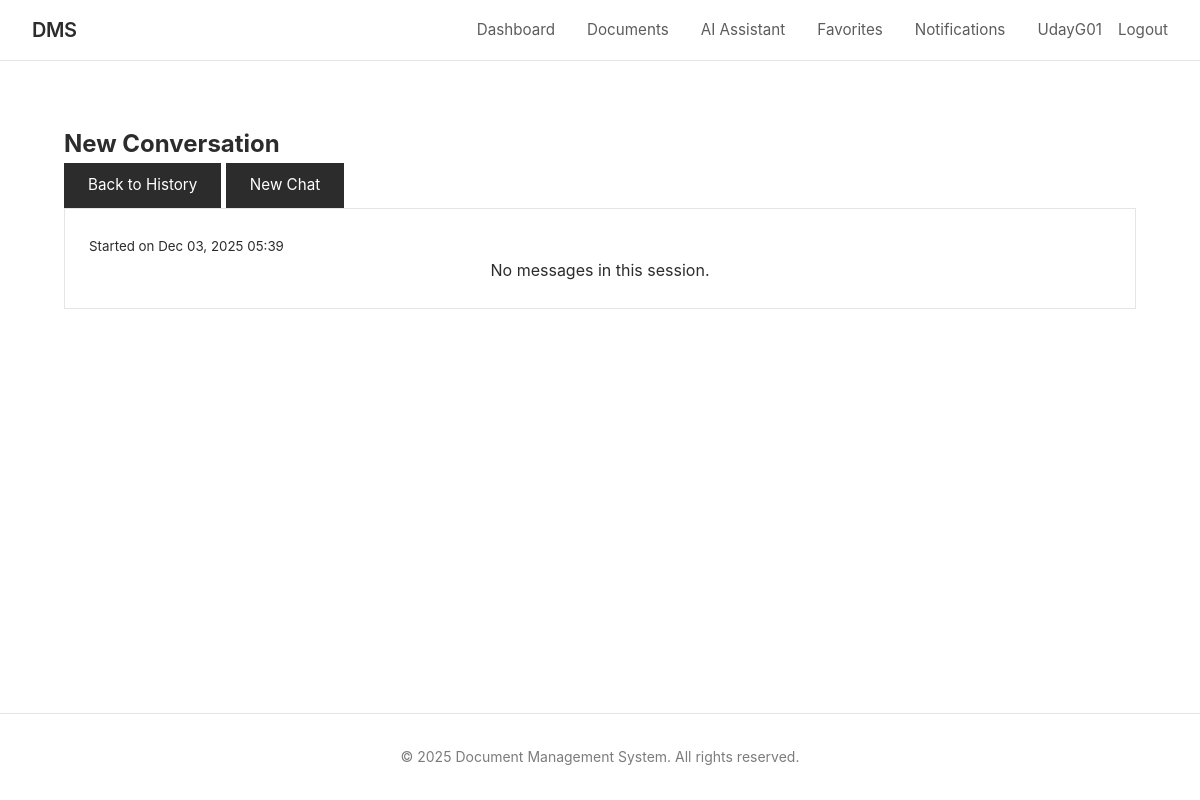
Page /chatbot/session/1/ (signed in) on the earlier database version.
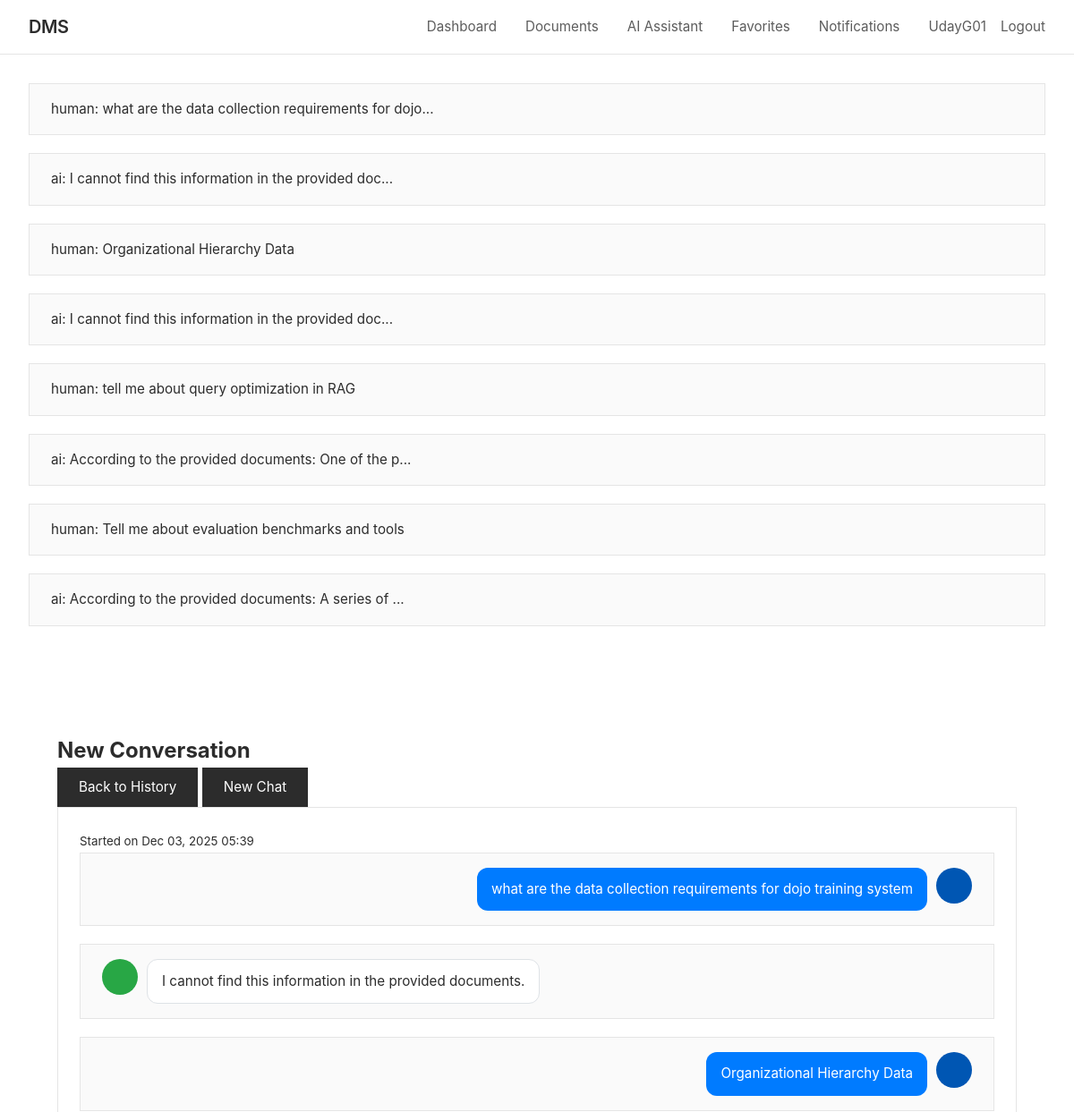
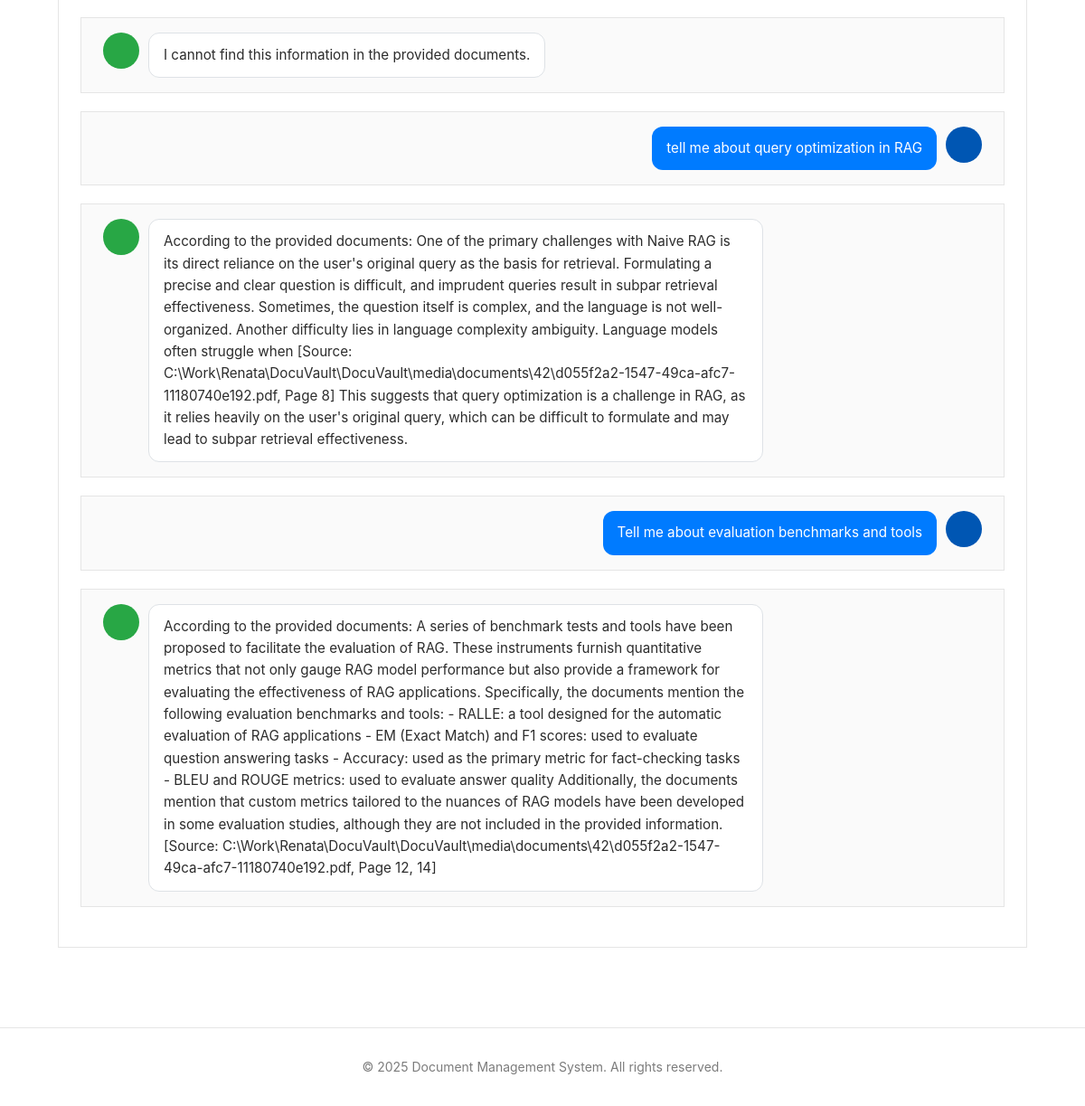
Same page on the later database version (2 pictures, top to bottom).
### documents/models.py (models this page shows)
class ChatMessage(models.Model):
    MESSAGE_TYPE_CHOICES = [
        ('human', 'Human'),
        ('ai', 'AI'),
        ('system', 'System'),
    ]
    session = models.ForeignKey(ChatSession, on_delete=models.CASCADE, related_name='messages')
    message_type = models.CharField(max_length=10, choices=MESSAGE_TYPE_CHOICES)
    content = models.TextField()
    created_at = models.DateTimeField(auto_now_add=True)
    sources = models.JSONField(null=True, blank=True, help_text="Retrieved document sources")
    retrieval_time = models.FloatField(null=True, blank=True, help_text="Time taken to retrieve documents (seconds)")
    generation_time = models.FloatField(null=True, blank=True, help_text="Time taken to generate response (seconds)")
    class Meta:
        ordering = ['created_at']
    def __str__(self):
        preview = self.content[:50] + '...' if len(self.content) > 50 else self.content
        return f"{self.message_type}: {preview}"

### documents/rag_views.py (the view)
# urls.py: path('chatbot/session/<int:pk>/', rag_views.chat_session_detail_view, name='chat_session_detail'),
@login_required
def chat_session_detail_view(request, pk):
    chat_session = get_object_or_404(ChatSession, id=pk, user=request.user)
    messages_list = chat_session.messages.all()
    context = {
        'chat_session': chat_session,
        'messages': messages_list
    }
    return render(request, 'documents/chat_session_detail.html', context)

### documents/models.py (called while the page is built)
    def is_admin(self):
        return self.user_type == 'admin'

### documents/templates/documents/chat_session_detail.html (shortened to what this page needs)
{% extends 'documents/base.html' %}
{% load static %}
{% block content %}
<div class="container mt-4">
    <div class="d-flex justify-content-between align-items-center mb-4">
        <h2>
             {{ chat_session.title }}
        </h2>
        <div>
            <a href="{% url 'chat_history' %}" class="btn btn-outline-secondary">
                 Back to History
            </a>
            <a href="{% url 'chatbot' %}" class="btn btn-primary">
                 New Chat
            </a>
        </div>
    </div>
    <div class="card">
        <div class="card-header bg-light">
            <small class="text-muted">
                Started on {{ chat_session.created_at|date:"M d, Y H:i" }}
            </small>
        </div>
        <div class="card-body bg-light">
            <div class="chat-container">
                {% for msg in messages %}
                <div class="message {{ msg.message_type }}">
                    {% if msg.message_type == 'human' %}
                    <div class="message-bubble">
                        {{ msg.content }}
                    </div>
                    <div class="message-icon">
                    </div>
                    {% else %}
                    <div class="message-icon">
                    </div>
                    <div class="message-bubble">
                        {{ msg.content }}
                    </div>
                    {% endif %}
                </div>
                {% empty %}
                <div class="text-center py-5">
                    <p class="text-muted">No messages in this session.</p>
                </div>
                {% endfor %}
            </div>
        </div>
    </div>
</div>
{% endblock %}

### documents/templates/documents/base.html (shortened to what this page needs)
<!DOCTYPE html>
<html lang="en">
<head>
</head>
<body>
    <header class="header">
        <div class="header-content">
            <a href="{% url 'home' %}" class="logo">DMS</a>
            <nav class="nav">
                {% if user.is_authenticated %}
                    <a href="{% url 'dashboard' %}">Dashboard</a>
                    <a href="{% url 'document_list' %}">Documents</a>
                    <a href="{% url 'chatbot' %}"> AI Assistant</a>
                    <a href="{% url 'favorites_list' %}">Favorites</a>
                    <a href="{% url 'notifications_list' %}">Notifications</a>
                    <div class="nav-user">
                        <a href="{% url 'profile' %}">{{ user.username }}</a>
                        <a href="{% url 'logout' %}">Logout</a>
                    </div>
                {% else %}
                    <a href="{% url 'home' %}">Home</a>
                    <a href="{% url 'login' %}">Login</a>
                    <a href="{% url 'register' %}">Register</a>
                {% endif %}
            </nav>
        </div>
    </header>
    {% if messages %}
        <div class="container">
            <div class="messages">
                {% for message in messages %}
                    <div class="message {{ message.tags }}">
                        {{ message }}
                    </div>
                {% endfor %}
            </div>
        </div>
    {% endif %}
    <main class="container">
        {% block content %}{% endblock %}
    </main>
    <footer class="footer">
        <p>&copy; 2025 Document Management System. All rights reserved.</p>
    </footer>
</body>
</html>

Differences in the rows shown:
added ChatMessage: content+message_type "human: what are the data collection requirements for dojo...", content "what are the data collection requirements for dojo training system"
added ChatMessage: content+message_type "ai: I cannot find this information in the provided doc...", content "I cannot find this information in the provided documents."
added ChatMessage: content+message_type "human: Organizational Hierarchy Data", content "Organizational Hierarchy Data"
added ChatMessage: content+message_type "ai: I cannot find this information in the provided doc...", content "I cannot find this information in the provided documents."
added ChatMessage: content+message_type "human: tell me about query optimization in RAG", content "tell me about query optimization in RAG"
added ChatMessage: content+message_type "ai: According to the provided documents: One of the p...", content "According to the provided documents: One of the primary challenges with Naive RAG is its direct reliance on the user's original query as the basis for retrieval. Formulating a precise and clear question is difficult, and imprudent queries result in subpar retrieval effectiveness. Sometimes, the question itself is complex, and the language is not well-organized. Another difficulty lies in language complexity ambiguity. Language models often struggle when [Source: C:\\Work\\Renata\\DocuVault\\DocuVault\\media\\documents\\42\\d055f2a2-1547-49ca-afc7-11180740e192.pdf, Page 8] This suggests that query optimization is a challenge in RAG, as it relies heavily on the user's original query, which can be…"
added ChatMessage: content+message_type "human: Tell me about evaluation benchmarks and tools", content "Tell me about evaluation benchmarks and tools"
added ChatMessage: content+message_type "ai: According to the provided documents: A series of ...", content "According to the provided documents: A series of benchmark tests and tools have been proposed to facilitate the evaluation of RAG. These instruments furnish quantitative metrics that not only gauge RAG model performance but also provide a framework for evaluating the effectiveness of RAG applications. Specifically, the documents mention the following evaluation benchmarks and tools: - RALLE: a tool designed for the automatic evaluation of RAG applications - EM (Exact Match) and F1 scores: used to evaluate question answering tasks - Accuracy: used as the primary metric for fact-checking tasks - BLEU and ROUGE metrics: used to evaluate answer quality Additionally, the documents mention that…"
Other differences:
text no longer shown: "No messages in this session."
